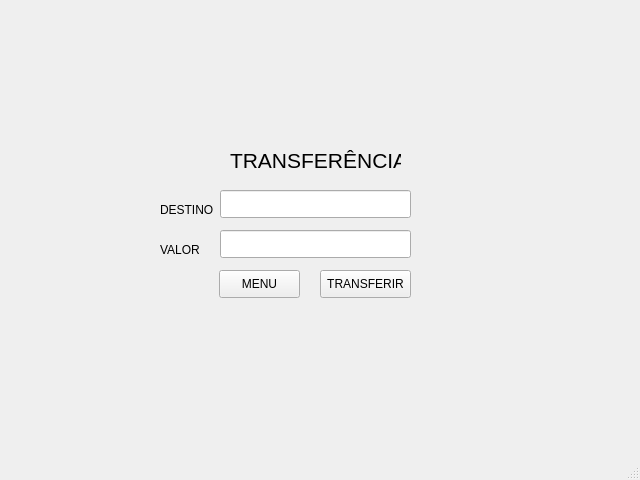
<?xml version="1.0" encoding="UTF-8"?>
<ui version="4.0">
 <class>MainWindow</class>
 <widget class="QMainWindow" name="MainWindow">
  <property name="geometry">
   <rect>
    <x>0</x>
    <y>0</y>
    <width>640</width>
    <height>480</height>
   </rect>
  </property>
  <property name="windowTitle">
   <string>MainWindow</string>
  </property>
  <widget class="QWidget" name="centralwidget">
   <widget class="QLabel" name="label">
    <property name="geometry">
     <rect>
      <x>230</x>
      <y>150</y>
      <width>171</width>
      <height>21</height>
     </rect>
    </property>
    <property name="font">
     <font>
      <pointsize>16</pointsize>
     </font>
    </property>
    <property name="text">
     <string>TRANSFERÊNCIA</string>
    </property>
   </widget>
   <widget class="QLabel" name="label_2">
    <property name="geometry">
     <rect>
      <x>160</x>
      <y>200</y>
      <width>61</width>
      <height>20</height>
     </rect>
    </property>
    <property name="text">
     <string>DESTINO</string>
    </property>
   </widget>
   <widget class="QLabel" name="label_3">
    <property name="geometry">
     <rect>
      <x>160</x>
      <y>240</y>
      <width>51</width>
      <height>20</height>
     </rect>
    </property>
    <property name="text">
     <string>VALOR</string>
    </property>
   </widget>
   <widget class="QLineEdit" name="lineEdit">
    <property name="geometry">
     <rect>
      <x>220</x>
      <y>190</y>
      <width>191</width>
      <height>28</height>
     </rect>
    </property>
   </widget>
   <widget class="QLineEdit" name="lineEdit_2">
    <property name="geometry">
     <rect>
      <x>220</x>
      <y>230</y>
      <width>191</width>
      <height>28</height>
     </rect>
    </property>
   </widget>
   <widget class="QPushButton" name="pushButton">
    <property name="geometry">
     <rect>
      <x>320</x>
      <y>270</y>
      <width>91</width>
      <height>28</height>
     </rect>
    </property>
    <property name="text">
     <string>TRANSFERIR</string>
    </property>
   </widget>
   <widget class="QPushButton" name="pushButton_2">
    <property name="geometry">
     <rect>
      <x>219</x>
      <y>270</y>
      <width>81</width>
      <height>28</height>
     </rect>
    </property>
    <property name="text">
     <string>MENU</string>
    </property>
   </widget>
  </widget>
  <widget class="QMenuBar" name="menubar">
   <property name="geometry">
    <rect>
     <x>0</x>
     <y>0</y>
     <width>640</width>
     <height>22</height>
    </rect>
   </property>
  </widget>
  <widget class="QStatusBar" name="statusbar"/>
 </widget>
 <resources/>
 <connections/>
</ui>
